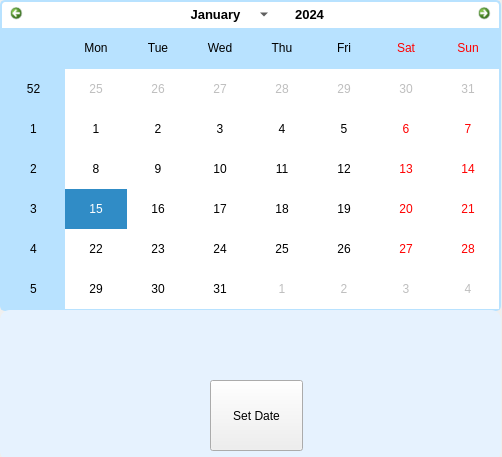
<?xml version="1.0" encoding="UTF-8"?>
<ui version="4.0">
 <class>MainWindow</class>
 <widget class="QMainWindow" name="MainWindow">
  <property name="geometry">
   <rect>
    <x>0</x>
    <y>0</y>
    <width>502</width>
    <height>457</height>
   </rect>
  </property>
  <property name="windowTitle">
   <string>Calendar</string>
  </property>
  <widget class="QWidget" name="centralwidget">
   <widget class="QCalendarWidget" name="calendarWidget">
    <property name="geometry">
     <rect>
      <x>0</x>
      <y>0</y>
      <width>501</width>
      <height>311</height>
     </rect>
    </property>
    <property name="styleSheet">
     <string notr="true">/* Style for header area  ####################################################*/ 

QCalendarWidget QWidget {
	 alternate-background-color: #B8E2FF;
}

/* style for top navigation area ###############################################*/ 

#qt_calendar_navigationbar {
    background-color: #fff;
	border: 2px solid  #B8E2FF;
	border-bottom: 0px;
	border-top-left-radius: 5px;
	border-top-right-radius: 5px;
}

/* style for month change buttons ############################################ */

#qt_calendar_prevmonth, 
#qt_calendar_nextmonth {
	/* border delete */
    border: none;  
    /* delete default icons */
	qproperty-icon: none; 
	
    min-width: 13px;
    max-width: 13px;
    min-height: 13px;
    max-height: 13px;

    border-radius: 5px; 
	/* set background transparent */
    background-color: transparent; 
	padding: 5px;
}

/* style for pre month button ############################################ */

#qt_calendar_prevmonth {
	/* set text for button */
	/*qproperty-text: &amp;quot;&amp;gt;&amp;quot;;*/
	margin-left:5px;
	image: url(:/icon/arrow-119-48.ico);
}

/* style for next month button ########################################### */
#qt_calendar_nextmonth {
	margin-right:5px;
	image: url(:/icon/arrow-19-48.ico);
    /* qproperty-text: &amp;quot;&amp;gt;&amp;quot;; */
}
#qt_calendar_prevmonth:hover, 
#qt_calendar_nextmonth:hover {
    background-color: #55aaff;
}

#qt_calendar_prevmonth:pressed, 
#qt_calendar_nextmonth:pressed {
    background-color: rgba(235, 235, 235, 100);
}


/* Style for month and yeat buttons #################################### */

#qt_calendar_yearbutton {
    color: #000;
	margin:5px;
    border-radius: 5px;
	font-size: 13px;
	padding:0px 10px;
}

 #qt_calendar_monthbutton {
	width: 110px;
    color: #000;
	font-size: 13px;
	margin:5px 0px;
    border-radius: 5px;
	padding:0px 2px;
}

#qt_calendar_yearbutton:hover, 
#qt_calendar_monthbutton:hover {
    background-color: #55aaff;
}

#qt_calendar_yearbutton:pressed, 
#qt_calendar_monthbutton:pressed {
    background-color: rgba(235, 235, 235, 100);
}

/* Style for year input lineEdit ######################################*/

#qt_calendar_yearedit {
    min-width: 53px;
    color: #000;
    background: transparent;
	font-size: 13px;
}

/* Style for year change buttons ######################################*/

#qt_calendar_yearedit::up-button { 
	image: url(:/icon/arrow-151-48.ico);
    subcontrol-position: right;
}

#qt_calendar_yearedit::down-button { 
	image: url(:/icon/arrow-213-48.ico);
    subcontrol-position: left; 
}

#qt_calendar_yearedit::down-button, 
#qt_calendar_yearedit::up-button {
	width:10px;
	padding: 0px 5px;
	border-radius:3px;
}

#qt_calendar_yearedit::down-button:hover, 
#qt_calendar_yearedit::up-button:hover {
	background-color: #55aaff;
}

/* Style for month select menu ##################################### */

#calendarWidget QToolButton QMenu {
     background-color: white;

}
#calendarWidget QToolButton QMenu::item {
	/*padding: 10px;*/
}
 #calendarWidget QToolButton QMenu::item:selected:enabled {
    background-color: #55aaff;
}

#calendarWidget QToolButton::menu-indicator {
	/* Remove toolButton arrow */
      /*image: none; */
	nosubcontrol-origin: margin;
	subcontrol-position: right center;
	margin-top: 10px;
	width:20px;
}

/* Style for calendar table ########################################## */
#qt_calendar_calendarview {
	/* Remove the selected dashed box */
    outline: 0px;

	border: 2px solid  #B8E2FF;
	border-top: 0px;
	border-bottom-left-radius: 5px;
	border-bottom-right-radius: 5px;
}

#qt_calendar_calendarview::item:hover {
   border-radius:5px;
	background-color:#aaffff;
}

#qt_calendar_calendarview::item:selected {
    background-color: #55aa7f; 
	border-radius:5px;
}</string>
    </property>
   </widget>
   <widget class="QLabel" name="label">
    <property name="geometry">
     <rect>
      <x>0</x>
      <y>310</y>
      <width>501</width>
      <height>151</height>
     </rect>
    </property>
    <property name="styleSheet">
     <string notr="true">QLabel {
    background-color: #e6f2fe ;  /* رنگ  */
    border: none;                             /* حذف حاشیه */
    border-radius: 10px;                      /* گرد کردن گوشه‌ها */
    color: black;                             /* رنگ متن داخل فیلد */
    padding: 6px 10px;                        /* فاصله داخلی */
    font-size: 14px;
}</string>
    </property>
    <property name="text">
     <string/>
    </property>
   </widget>
   <widget class="QLabel" name="label_2">
    <property name="geometry">
     <rect>
      <x>200</x>
      <y>330</y>
      <width>251</width>
      <height>41</height>
     </rect>
    </property>
    <property name="text">
     <string/>
    </property>
   </widget>
   <widget class="QPushButton" name="setdate_pushButton">
    <property name="geometry">
     <rect>
      <x>210</x>
      <y>380</y>
      <width>93</width>
      <height>71</height>
     </rect>
    </property>
    <property name="text">
     <string>Set Date</string>
    </property>
   </widget>
  </widget>
 </widget>
 <resources/>
 <connections/>
</ui>
